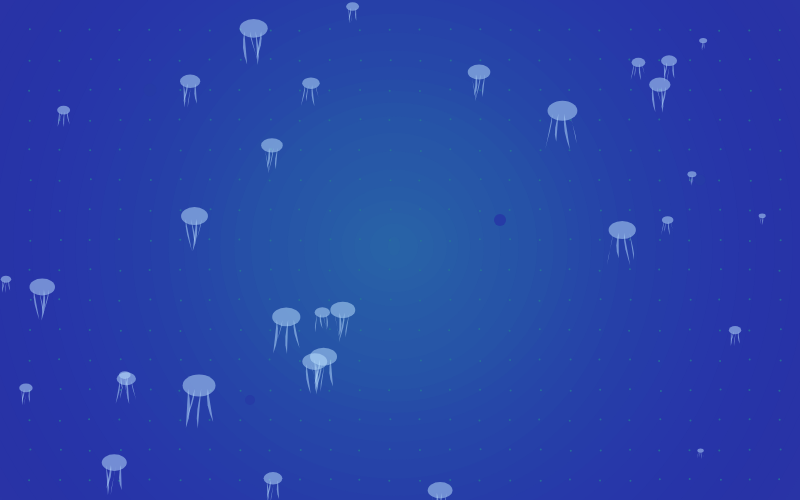
Frame 1 (no input)
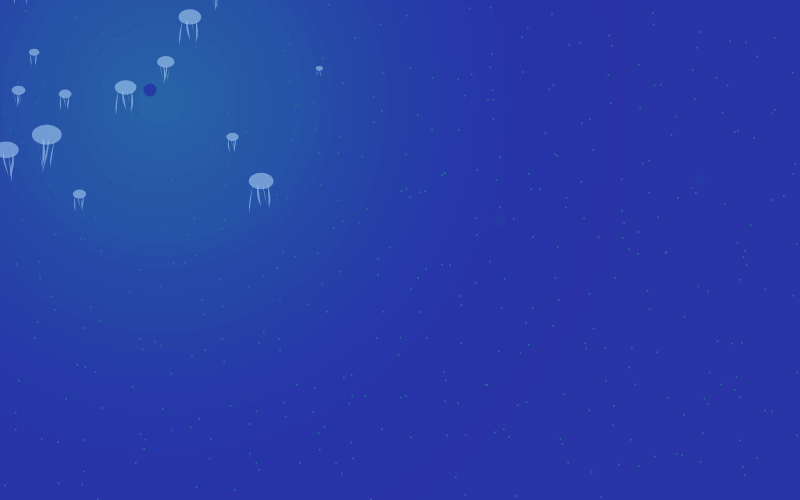
Frame 60 (no input)
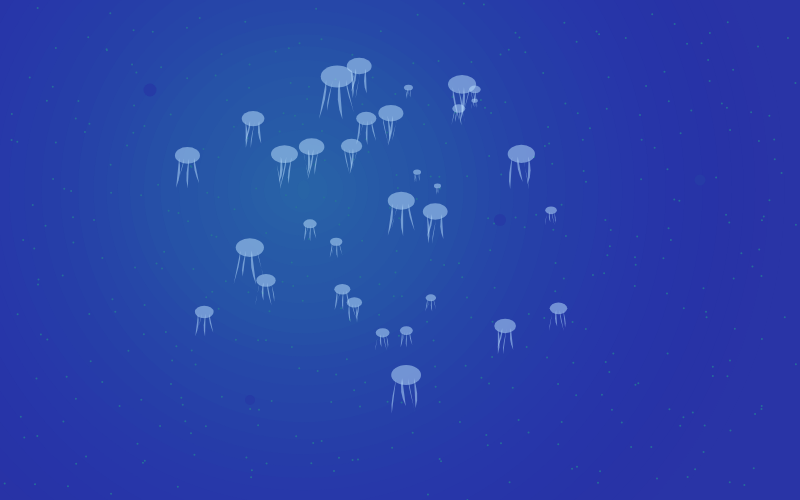
Frame 120 (the mouse pressed at the canvas centre since frame 60)

The p5.js sketch that drew these frames (run headless with seeded random() and noise() and a simulated clock; from frame 60 on, the mouse is pressed at the canvas centre):

// p5.js sketch
// ── sketch.js
let off1, off2, off3, off4;
let cx = 0;
let cy = 0;

let x = 400
let y = 250;

let tentacleLenList = [];
let tentacleCount = 4; 

let jelly = []
const jellyCount = 33;

let circles = []
let gameover = false;
let clickLock = false;

let totalClicked = 0;

let gameoverTime = 0;
const RESET_DELAY = 1000;

let dots = [];
const gridStep = 30;

let maxR = 180;
let targetR = 180;


function setup() {
  createCanvas(800, 500);
  colorMode(HSB,360,100,100,255);
  noStroke();
  off1 = 0;
  off2 = 5;
  off3 = 10;
  off4 = 15;
  totalClicked = 0;

  
  for(let i = 0; i < tentacleCount; i++){
    tentacleLenList[i] = random(25,40);
  }

  for(let i = 0; i < jellyCount; i++){
    let angle = random(TWO_PI);
    let r = sqrt(random(1)) * maxR;
    jelly.push({
      x: random(width),
      y: random(height),
      offsetX: cos(angle) * r,
      offsetY: sin(angle) * r,
      lerpSpeed: random(0.01,0.08),
      sizeScale: random(0.2,1.2),
      phase: random(20),
      saveX: 0,
      saveY: 0,
    });
  }

  circles.push({x:150, y:90, r:13, clicked:false});
  circles.push({x:250, y:400, r:10, clicked:false});
  circles.push({x:500, y:220, r:12, clicked:false});
  circles.push({x:700, y:180, r:11, clicked:false});


  for(let x = gridStep; x < width; x += gridStep){
    for(let y = gridStep; y < height; y += gridStep){
      dots.push({
        originX: x,
        originY: y,
        currX: x,
        currY: y,
        targetX: x + random(-30,30),
        targetY: y + random(-30,30)
      });
    }
  }

}


function draw() {
  if (gameover && millis() - gameoverTime > RESET_DELAY) {
    setup();
    gameover = false;
    return;
  }
  
  background(235, 75, 65);
  
  //background
  if(gameover){
    background(0);
  }else{
    noStroke()
    x = lerp(x, mouseX, 0.015);
    y = lerp(y, mouseY, 0.015);
    let t = millis()* 0.0008;
  
    for (let d = 1000; d > 0; d -= 30) {
      let h = map(d, 0, 1000, 207, 235);
      let a = map(d, 0, 1000, 55, 0);
      fill(h, 75, 65, a);

      let m = sin(d * 0.025) * 10;
      let n = cos(d * 0.025) * 10;
      ellipse(x, y, d + m, d + n)
    }
    fill(0, 0, 0, totalClicked * 40);
    noStroke();
    rect(0,0,width,height);



    fill(200,75,60,230);
    noStroke();

    for(let d of dots){
      d.currX = lerp(d.currX, d.targetX, 0.03);
      d.currY = lerp(d.currY, d.targetY, 0.03);

    let distToTarget = dist(d.currX, d.currY, d.targetX, d.targetY);
      if(distToTarget < 1.5){
        d.targetX = d.originX + random(-30,30);
        d.targetY = d.originY + random(-30,30);
    }

      circle(d.currX, d.currY, 2);
  }
  }



  
  //4 circles
    if(!gameover){
      for(let i = 0; i < circles.length; i++){
        let c = circles[i];
        let d = dist(mouseX,mouseY, c.x, c.y);
        let jx = 0, jy = 0;
        if(!c.clicked && d < 100){
          fill(60, 60, 90);
          jx = random(-3, 3);
          jy = random(-3, 3);
        }else if(c.clicked){
          fill(200, 80, 70);
        }else{
          fill(230, 77, 65);
        }
        noStroke();
        circle(c.x + jx, c.y + jy, c.r);

        if(!c.clicked){
          stroke(230, 90, 45);
        }else{
          stroke(200, 40, 80);
          circle(c.x + jx, c.y + jy, c.r * 0.6);
      }
       
      }


    

    

}


  //creature
  push();
  noFill()
  stroke(255)
  strokeWeight(3)
  for(let j of jelly){
    if(gameover == false){
      let cx = mouseX + j.offsetX;
      let cy = mouseY + j.offsetY;
      j.x = lerp(j.x, cx, j.lerpSpeed);
      j.y = lerp(j.y, cy, j.lerpSpeed);
      j.saveX = j.x;
      j.saveY = j.y;
    }else{
      j.x = j.saveX + random(-5,5) ;
      j.y = j.saveY + random(-5.5) ;
    }
    drawJellyfish(j.x, j.y, j.sizeScale, j.phase);
  }

  if(jelly.length >= 200){
    maxR += 30;
  }else{
    maxR = 180;
  }


}

function drawJellyfish(cx,cy, sizeScale, phaseOffset){
  push();
  noStroke();
  if(gameover){
    fill(0,90,80);
  }else{
    let c = color(206,26,100);
    c.setAlpha(130);
    fill(c);
  }
  ellipse(cx, cy, 30*sizeScale, 20*sizeScale);

  let tentacleCount = 4;
  let time = frameCount * 0.06 + phaseOffset;
  for(let i = 0; i < tentacleCount; i++){
    let startX = cx -10*sizeScale + i * 6*sizeScale;
    let startY = cy + 3*sizeScale;

    beginShape();
    
    vertex(startX, startY);
    let thisLen = tentacleLenList[i] * sizeScale;
    let segNum = 4;
    for(let s = 1; s <= segNum; s++){
      let segY = startY + (thisLen / segNum) * s;
      let waveOffset = sin(time + i * 1.2 + s * 0.4) * ( s*1.8)*sizeScale;
      let segX = startX + waveOffset;
      vertex(segX, segY);
    }
    endShape();
  }
  pop();
}

function mousePressed(){
  if(gameover) return;
  for(let i=0; i < circles.length; i++){
    let c = circles[i];
    let d = dist(mouseX, mouseY, c.x, c.y);
    if(d < c.r && !c.clicked){
      c.clicked = true;
      totalClicked++;
      if(totalClicked >= 4){
        gameover = true;
        gameoverTime = millis();
      }
      break;
    }
  }
   
    for(let j of jelly){
      j.shakyBaseX = j.x;
      j.shakyBaseY = j.y;
    }
}
  
